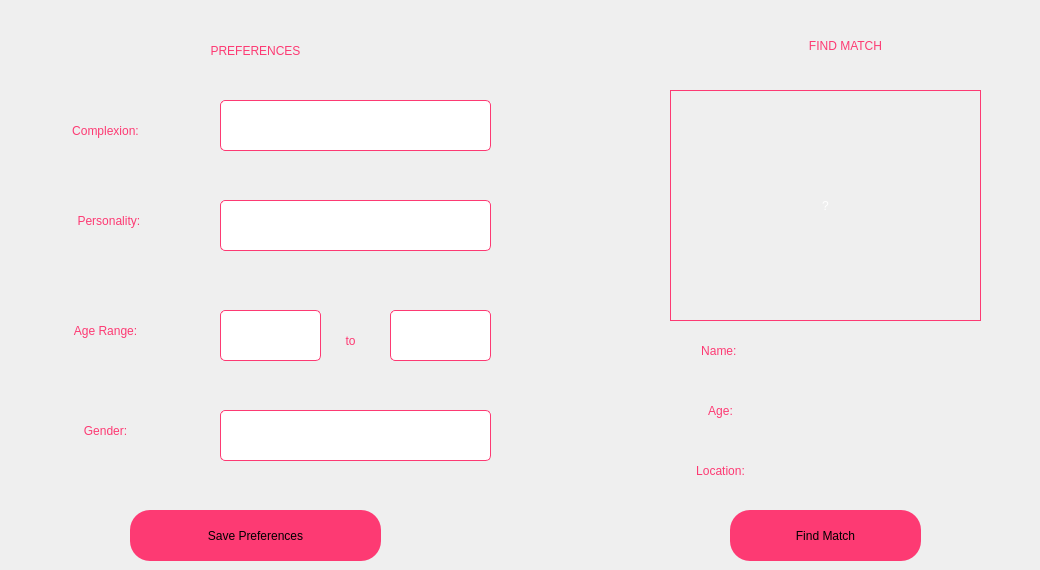
          <widget class="QWidget" name="Match_Page">
           <widget class="QLabel" name="Preferenceslabel">
            <property name="geometry">
             <rect>
              <x>140</x>
              <y>20</y>
              <width>231</width>
              <height>61</height>
             </rect>
            </property>
            <property name="styleSheet">
             <string notr="true">color: rgb(253, 58, 115);
font: 75 16pt &quot;MS Shell Dlg 2&quot;;
</string>
            </property>
            <property name="text">
             <string>PREFERENCES</string>
            </property>
            <property name="alignment">
             <set>Qt::AlignCenter</set>
            </property>
           </widget>
           <widget class="QLabel" name="Find_match_label">
            <property name="geometry">
             <rect>
              <x>730</x>
              <y>20</y>
              <width>231</width>
              <height>51</height>
             </rect>
            </property>
            <property name="styleSheet">
             <string notr="true">color: rgb(253, 58, 115);
font: 75 16pt &quot;MS Shell Dlg 2&quot;;
</string>
            </property>
            <property name="text">
             <string>FIND MATCH</string>
            </property>
            <property name="alignment">
             <set>Qt::AlignCenter</set>
            </property>
           </widget>
           <widget class="QComboBox" name="Complexion_combo_box">
            <property name="geometry">
             <rect>
              <x>220</x>
              <y>100</y>
              <width>271</width>
              <height>51</height>
             </rect>
            </property>
            <property name="styleSheet">
             <string notr="true">QComboBox{
	border: 1px solid #fd3a73;
	border-radius: 5px;
	padding-left: 20;
	color: white;
	font: 12pt &quot;MS Shell Dlg 2&quot;;
	
}
QComboBox::drop-down{	
	border: 0px;
}
QComboBox QAbstractItemView{
	color: white;
	background-color: #fd3a73;
}</string>
            </property>
            <item>
             <property name="text">
              <string>Fair</string>
             </property>
            </item>
            <item>
             <property name="text">
              <string>Light</string>
             </property>
            </item>
            <item>
             <property name="text">
              <string>Medium</string>
             </property>
            </item>
            <item>
             <property name="text">
              <string>Deep</string>
             </property>
            </item>
            <item>
             <property name="text">
              <string>Tan</string>
             </property>
            </item>
            <item>
             <property name="text">
              <string>Dark</string>
             </property>
            </item>
           </widget>
           <widget class="QLabel" name="Match_image_label">
            <property name="geometry">
             <rect>
              <x>670</x>
              <y>90</y>
              <width>311</width>
              <height>231</height>
             </rect>
            </property>
            <property name="styleSheet">
             <string notr="true">border: 1px solid #fd3a73;
color: white;
font: 89pt &quot;MS Shell Dlg 2&quot;;</string>
            </property>
            <property name="text">
             <string>?</string>
            </property>
            <property name="alignment">
             <set>Qt::AlignCenter</set>
            </property>
           </widget>
           <widget class="QLabel" name="Simple_name_label">
            <property name="geometry">
             <rect>
              <x>660</x>
              <y>330</y>
              <width>121</width>
              <height>41</height>
             </rect>
            </property>
            <property name="styleSheet">
             <string notr="true">color: rgb(253, 58, 115);
font: 75 14pt &quot;MS Shell Dlg 2&quot;;
</string>
            </property>
            <property name="text">
             <string>Name: </string>
            </property>
            <property name="alignment">
             <set>Qt::AlignCenter</set>
            </property>
           </widget>
           <widget class="QLabel" name="Simple_age_label">
            <property name="geometry">
             <rect>
              <x>660</x>
              <y>390</y>
              <width>121</width>
              <height>41</height>
             </rect>
            </property>
            <property name="styleSheet">
             <string notr="true">color: rgb(253, 58, 115);
font: 75 14pt &quot;MS Shell Dlg 2&quot;;
</string>
            </property>
            <property name="text">
             <string>Age:</string>
            </property>
            <property name="alignment">
             <set>Qt::AlignCenter</set>
            </property>
           </widget>
           <widget class="QLabel" name="Simple_location_label">
            <property name="geometry">
             <rect>
              <x>660</x>
              <y>450</y>
              <width>121</width>
              <height>41</height>
             </rect>
            </property>
            <property name="styleSheet">
             <string notr="true">color: rgb(253, 58, 115);
font: 75 14pt &quot;MS Shell Dlg 2&quot;;
</string>
            </property>
            <property name="text">
             <string>Location:</string>
            </property>
            <property name="alignment">
             <set>Qt::AlignCenter</set>
            </property>
           </widget>
           <widget class="QLabel" name="Name_match_label">
            <property name="geometry">
             <rect>
              <x>810</x>
              <y>330</y>
              <width>221</width>
              <height>41</height>
             </rect>
            </property>
            <property name="styleSheet">
             <string notr="true">color: rgb(255, 255, 255);
font: 75 14pt &quot;MS Shell Dlg 2&quot;;
</string>
            </property>
            <property name="text">
             <string/>
            </property>
            <property name="alignment">
             <set>Qt::AlignCenter</set>
            </property>
           </widget>
           <widget class="QLabel" name="Age_match_label">
            <property name="geometry">
             <rect>
              <x>800</x>
              <y>390</y>
              <width>231</width>
              <height>41</height>
             </rect>
            </property>
            <property name="styleSheet">
             <string notr="true">color: rgb(255, 255, 255);
font: 75 14pt &quot;MS Shell Dlg 2&quot;;
</string>
            </property>
            <property name="text">
             <string/>
            </property>
            <property name="alignment">
             <set>Qt::AlignCenter</set>
            </property>
           </widget>
           <widget class="QLabel" name="Location_match_label">
            <property name="geometry">
             <rect>
              <x>800</x>
              <y>450</y>
              <width>231</width>
              <height>41</height>
             </rect>
            </property>
            <property name="styleSheet">
             <string notr="true">color: rgb(255, 255, 255);
font: 75 14pt &quot;MS Shell Dlg 2&quot;;
</string>
            </property>
            <property name="text">
             <string/>
            </property>
            <property name="alignment">
             <set>Qt::AlignCenter</set>
            </property>
           </widget>
           <widget class="QLabel" name="Personality_label">
            <property name="geometry">
             <rect>
              <x>40</x>
              <y>200</y>
              <width>141</width>
              <height>41</height>
             </rect>
            </property>
            <property name="styleSheet">
             <string notr="true">color: rgb(253, 58, 115);
font: 75 15pt &quot;MS Shell Dlg 2&quot;;
</string>
            </property>
            <property name="text">
             <string>Personality: </string>
            </property>
            <property name="alignment">
             <set>Qt::AlignCenter</set>
            </property>
           </widget>
           <widget class="QLabel" name="Age_range_label">
            <property name="geometry">
             <rect>
              <x>40</x>
              <y>310</y>
              <width>131</width>
              <height>41</height>
             </rect>
            </property>
            <property name="styleSheet">
             <string notr="true">color: rgb(253, 58, 115);
font: 75 15pt &quot;MS Shell Dlg 2&quot;;
</string>
            </property>
            <property name="text">
             <string>Age Range:</string>
            </property>
            <property name="alignment">
             <set>Qt::AlignCenter</set>
            </property>
           </widget>
           <widget class="QLabel" name="Gender_label">
            <property name="geometry">
             <rect>
              <x>60</x>
              <y>410</y>
              <width>91</width>
              <height>41</height>
             </rect>
            </property>
            <property name="styleSheet">
             <string notr="true">color: rgb(253, 58, 115);
font: 75 15pt &quot;MS Shell Dlg 2&quot;;
</string>
            </property>
            <property name="text">
             <string>Gender:</string>
            </property>
            <property name="alignment">
             <set>Qt::AlignCenter</set>
            </property>
           </widget>
           <widget class="QLabel" name="Complexion_label">
            <property name="geometry">
             <rect>
              <x>30</x>
              <y>110</y>
              <width>151</width>
              <height>41</height>
             </rect>
            </property>
            <property name="styleSheet">
             <string notr="true">color: rgb(253, 58, 115);
font: 75 15pt &quot;MS Shell Dlg 2&quot;;
</string>
            </property>
            <property name="text">
             <string>Complexion:</string>
            </property>
            <property name="alignment">
             <set>Qt::AlignCenter</set>
            </property>
           </widget>
           <widget class="QPushButton" name="Find_match_button_2">
            <property name="geometry">
             <rect>
              <x>730</x>
              <y>510</y>
              <width>191</width>
              <height>51</height>
             </rect>
            </property>
            <property name="styleSheet">
             <string notr="true">QPushButton{
	background-color: rgb(253, 58, 115);
	border-radius: 20px;
	font: 14pt &quot;Arial&quot;;
}
QPushButton:hover{
	background-color: rgb(253, 141, 174);
}</string>
            </property>
            <property name="text">
             <string>Find Match</string>
            </property>
           </widget>
           <widget class="QPushButton" name="Save_preferences_button">
            <property name="geometry">
             <rect>
              <x>130</x>
              <y>510</y>
              <width>251</width>
              <height>51</height>
             </rect>
            </property>
            <property name="styleSheet">
             <string notr="true">QPushButton{
	background-color: rgb(253, 58, 115);
	border-radius: 20px;
	font: 14pt &quot;Arial&quot;;
}
QPushButton:hover{
	background-color: rgb(253, 141, 174);
}</string>
            </property>
            <property name="text">
             <string>Save Preferences</string>
            </property>
           </widget>
           <widget class="QComboBox" name="Personality_combo_box">
            <property name="geometry">
             <rect>
              <x>220</x>
              <y>200</y>
              <width>271</width>
              <height>51</height>
             </rect>
            </property>
            <property name="styleSheet">
             <string notr="true">QComboBox{
	border: 1px solid #fd3a73;
	border-radius: 5px;
	padding-left: 20;
	color: white;
	font: 12pt &quot;MS Shell Dlg 2&quot;;
	
}
QComboBox::drop-down{	
	border: 0px;
}
QComboBox QAbstractItemView{
	color: white;
	background-color: #fd3a73;
}</string>
            </property>
            <item>
             <property name="text">
              <string>Open</string>
             </property>
            </item>
            <item>
             <property name="text">
              <string>Reserved</string>
             </property>
            </item>
           </widget>
           <widget class="QComboBox" name="Min_age_combo_box">
            <property name="geometry">
             <rect>
              <x>220</x>
              <y>310</y>
              <width>101</width>
              <height>51</height>
             </rect>
            </property>
            <property name="styleSheet">
             <string notr="true">QComboBox{
	border: 1px solid #fd3a73;
	border-radius: 5px;
	padding-left: 20;
	color: white;
	font: 12pt &quot;MS Shell Dlg 2&quot;;
	
}
QComboBox::drop-down{	
	border: 0px;
}
QComboBox QAbstractItemView{
	color: white;
	background-color: #fd3a73;
}</string>
            </property>
            <item>
             <property name="text">
              <string>17</string>
             </property>
            </item>
            <item>
             <property name="text">
              <string>18</string>
             </property>
            </item>
            <item>
             <property name="text">
              <string>19</string>
             </property>
            </item>
            <item>
             <property name="text">
              <string>20</string>
             </property>
            </item>
            <item>
             <property name="text">
              <string>21</string>
             </property>
            </item>
            <item>
             <property name="text">
              <string>22</string>
             </property>
            </item>
            <item>
             <property name="text">
              <string>23</string>
             </property>
            </item>
            <item>
             <property name="text">
              <string>24</string>
             </property>
            </item>
            <item>
             <property name="text">
              <string>25</string>
             </property>
            </item>
            <item>
             <property name="text">
              <string>26</string>
             </property>
            </item>
           </widget>
           <widget class="QLabel" name="Simple_name_label_7">
            <property name="geometry">
             <rect>
              <x>330</x>
              <y>320</y>
              <width>41</width>
              <height>41</height>
             </rect>
            </property>
            <property name="styleSheet">
             <string notr="true">color: rgb(253, 58, 115);
font: 75 15pt &quot;MS Shell Dlg 2&quot;;
</string>
            </property>
            <property name="text">
             <string>to</string>
            </property>
            <property name="alignment">
             <set>Qt::AlignCenter</set>
            </property>
           </widget>
           <widget class="QComboBox" name="Max_age_combo_box">
            <property name="geometry">
             <rect>
              <x>390</x>
              <y>310</y>
              <width>101</width>
              <height>51</height>
             </rect>
            </property>
            <property name="styleSheet">
             <string notr="true">QComboBox{
	border: 1px solid #fd3a73;
	border-radius: 5px;
	padding-left: 20;
	color: white;
	font: 12pt &quot;MS Shell Dlg 2&quot;;
	
}
QComboBox::drop-down{	
	border: 0px;
}
QComboBox QAbstractItemView{
	color: white;
	background-color: #fd3a73;
}</string>
            </property>
            <item>
             <property name="text">
              <string>17</string>
             </property>
            </item>
            <item>
             <property name="text">
              <string>18</string>
             </property>
            </item>
            <item>
             <property name="text">
              <string>19</string>
             </property>
            </item>
            <item>
             <property name="text">
              <string>20</string>
             </property>
            </item>
            <item>
             <property name="text">
              <string>21</string>
             </property>
            </item>
            <item>
             <property name="text">
              <string>22</string>
             </property>
            </item>
            <item>
             <property name="text">
              <string>23</string>
             </property>
            </item>
            <item>
             <property name="text">
              <string>24</string>
             </property>
            </item>
            <item>
             <property name="text">
              <string>25</string>
             </property>
            </item>
            <item>
             <property name="text">
              <string>26</string>
             </property>
            </item>
            <item>
             <property name="text">
              <string>27</string>
             </property>
            </item>
            <item>
             <property name="text">
              <string>28</string>
             </property>
            </item>
            <item>
             <property name="text">
              <string>29</string>
             </property>
            </item>
            <item>
             <property name="text">
              <string>30</string>
             </property>
            </item>
            <item>
             <property name="text">
              <string>31</string>
             </property>
            </item>
            <item>
             <property name="text">
              <string>32</string>
             </property>
            </item>
            <item>
             <property name="text">
              <string>33</string>
             </property>
            </item>
            <item>
             <property name="text">
              <string>34</string>
             </property>
            </item>
            <item>
             <property name="text">
              <string>35</string>
             </property>
            </item>
            <item>
             <property name="text">
              <string>36</string>
             </property>
            </item>
            <item>
             <property name="text">
              <string>37</string>
             </property>
            </item>
            <item>
             <property name="text">
              <string>38</string>
             </property>
            </item>
           </widget>
           <widget class="QLineEdit" name="Gender_line_Edit">
            <property name="geometry">
             <rect>
              <x>220</x>
              <y>410</y>
              <width>271</width>
              <height>51</height>
             </rect>
            </property>
            <property name="styleSheet">
             <string notr="true">border: 1px solid #fd3a73;
color: white;
font: 12pt &quot;MS Shell Dlg 2&quot;;
border-radius: 5px;
padding-left: 20px;</string>
            </property>
            <property name="placeholderText">
             <string>Male or Female</string>
            </property>
           </widget>
          </widget>
